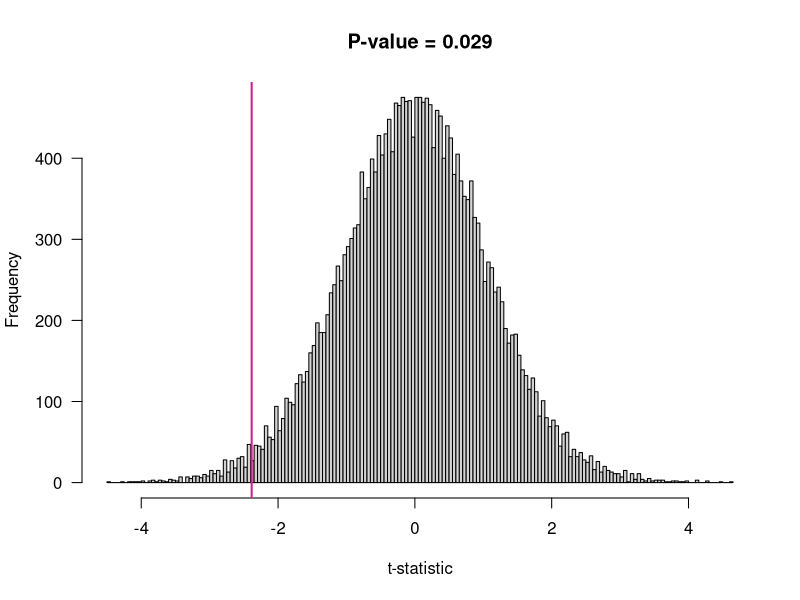

Write R code to recreate this figure.
#' R code to perform an exhaustive permutation test
#' (with the t-statistic) and plot the results

#' Utility function
#'     returns binary representation of 1:(2^n)
binary.v <-
    function(n)
{
    x <- 1:(2^n)
    mx <- max(x)
    digits <- floor(log2(mx))
    ans <- 0:(digits-1); lx <- length(x)
    x <- matrix(rep(x,rep(digits, lx)),ncol=lx)
    (x %/% 2^ans) %% 2
}

#' exhaustive permutation test with the t-statistic
perm.test <-
    function(x, y, var.equal=TRUE)
{
    # number of data points
    kx <- length(x)
    ky <- length(y)
    n <- kx + ky

    # Data re-compiled
    X <- c(x,y)
    z <- rep(1:0,c(kx,ky))

    tobs <- t.test(x,y,var.equal=var.equal)$statistic

    o <- binary.v(n)  # indicator of all possible samples
    o <- o[,apply(o,2,sum)==kx]
    nc <- choose(n,kx)
    allt <- 1:nc
    for(i in 1:nc) {
        xn <- X[o[,i]==1]
        yn <- X[o[,i]==0]
        allt[i] <- t.test(xn,yn,var.equal=var.equal)$statistic
    }

    attr(allt, "tobs") <- tobs

    allt
}

#' some data
x <- c(6.20, 5.72, 6.07, 6.75, 5.50, 6.39, 4.30, 4.96, 5.48)
y <- c(6.49, 6.52, 6.28, 8.59, 7.18, 4.92, 6.74, 7.27)

#' run the permutation test
permt <- perm.test(x, y)

#' grab the observed t-statistic (saved as attribute)
tobs <- attr(permt, "tobs")

#' calculate p-value
pval <- mean(abs(permt) >= abs(tobs))

#' save the results to a .RData file
save(permt, tobs, pval, file="permt_results.RData")

#' plot the results
pdf("hw2_plot.pdf", height=7.5, width=10, pointsize=14)
hist(permt, breaks=200, xlab="t-statistic", las=1,
     main = paste("P-value =", round(pval, 3)))
abline(v=tobs, lwd=2, col="violetred")
dev.off()
